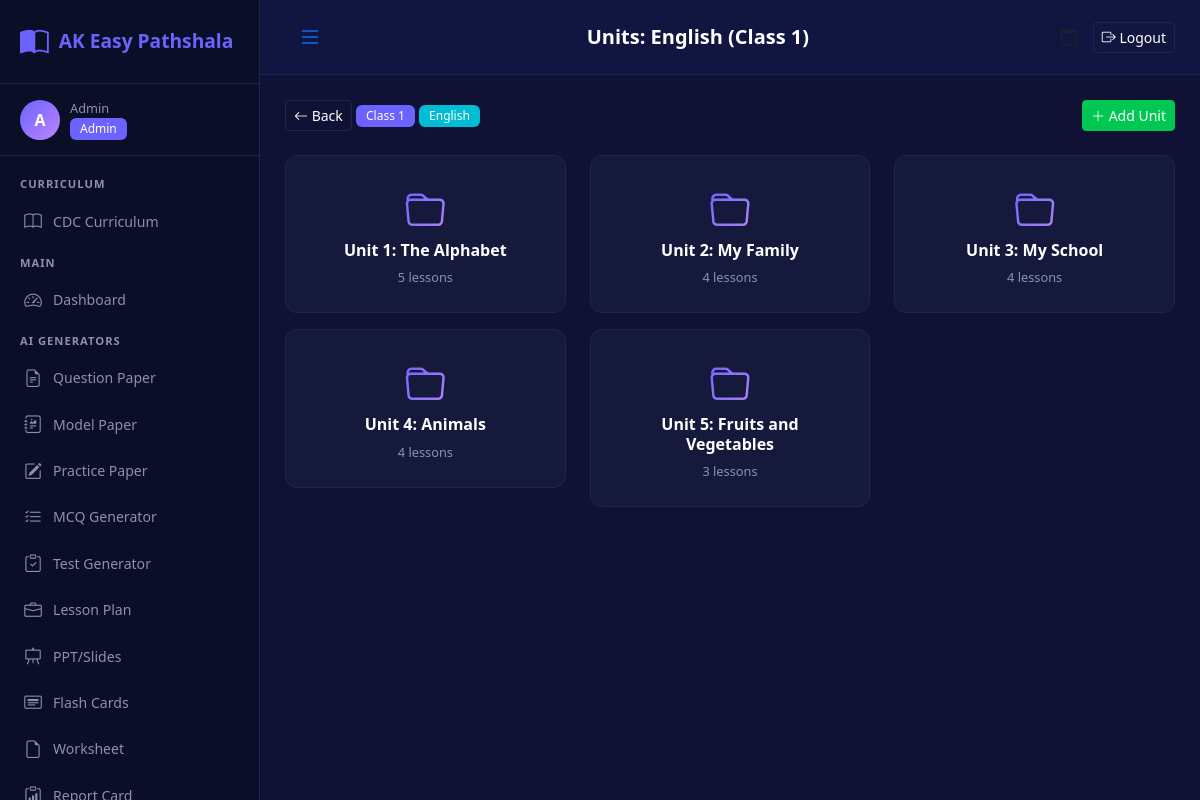
/curriculum/subjects/1/units (signed in), run on the app's committed database.
### models.py (models this page shows, shortened)
class User(UserMixin, db.Model):
    __tablename__ = 'users'
    id = db.Column(db.Integer, primary_key=True)
    name = db.Column(db.String(100), nullable=False)
    email = db.Column(db.String(100), unique=True, nullable=False)
    password_hash = db.Column(db.String(255), nullable=False)
    role = db.Column(db.Enum('admin', 'teacher', 'student'), default='teacher')
    phone = db.Column(db.String(20))
    created_at = db.Column(db.DateTime, default=datetime.utcnow)

class Subject(db.Model):
    __tablename__ = 'subjects'
    id = db.Column(db.Integer, primary_key=True)
    name = db.Column(db.String(100), nullable=False)
    code = db.Column(db.String(20), unique=True)
    class_name = db.Column(db.String(50), nullable=False)
    max_marks = db.Column(db.Integer, default=100)
    units = db.relationship('Unit', backref='subject', lazy=True)

class Unit(db.Model):
    __tablename__ = 'units'
    id = db.Column(db.Integer, primary_key=True)
    subject_id = db.Column(db.Integer, db.ForeignKey('subjects.id'), nullable=False)
    name = db.Column(db.String(200), nullable=False)
    description = db.Column(db.Text)
    order = db.Column(db.Integer, default=1)
    lessons = db.relationship('Lesson', backref='unit', lazy=True)

### app.py (the view)
@app.route('/curriculum/subjects/<int:sid>/units')
@login_required
def units_list(sid):
    subject = Subject.query.get_or_404(sid)
    units = Unit.query.filter_by(subject_id=sid).order_by(Unit.order).all()
    return render_template('curriculum/units.html', subject=subject, units=units)

### app.py (called while the page is built)
@login_manager.user_loader
def load_user(user_id):
    return User.query.get(int(user_id))

### templates/curriculum/units.html (shortened to what this page needs)
{% extends "base.html" %}
{% block page_title %}Units: {{ subject.name }} ({{ subject.class_name }}){% endblock %}
{% block content %}
<div class="d-flex justify-content-between mb-4">
    <div><a href="{{ url_for('curriculum_list') }}" class="btn btn-outline-light btn-sm"><i class="bi bi-arrow-left"></i> Back</a> <span class="badge bg-primary">{{ subject.class_name }}</span> <span class="badge bg-info">{{ subject.name }}</span></div>
    <a href="{{ url_for('add_unit', sid=subject.id) }}" class="btn btn-success btn-sm"><i class="bi bi-plus-lg"></i> Add Unit</a>
</div>
<div class="row">
    {% for u in units %}
    <div class="col-md-4 col-6 mb-3">
        <a href="{{ url_for('lessons_list', uid=u.id) }}" class="generator-card">
            <i class="bi bi-folder"></i>
            <h6>{{ u.name }}</h6>
            <p>{{ u.lessons|length }} lessons</p>
        </a>
    </div>
    {% endfor %}
</div>
{% endblock %}

### templates/base.html (shortened to what this page needs)
<!DOCTYPE html>
<html lang="en">
<head>
    <link href="https://cdn.jsdelivr.net/npm/bootstrap@5.3.2/dist/css/bootstrap.min.css" rel="stylesheet">
    <link href="https://cdn.jsdelivr.net/npm/bootstrap-icons@1.11.1/font/bootstrap-icons.css" rel="stylesheet">
    <link href="{{ url_for('static', filename='css/style.css') }}" rel="stylesheet">
</head>
<body>
    {% if current_user.is_authenticated %}
    <div class="d-flex">
        <nav class="sidebar" id="sidebar">
            <div class="sidebar-brand">
                <i class="bi bi-book-half"></i>
                <span>AK Easy Pathshala</span>
            </div>
            <div class="sidebar-user">
                <div class="user-avatar">{{ current_user.name[0] }}</div>
                <div class="user-info">
                    <small>{{ current_user.name }}</small>
                    <span class="badge bg-primary">{{ current_user.role|capitalize }}</span>
                </div>
            </div>
            <ul class="sidebar-nav">
                <li class="nav-section">CURRICULUM</li>
                <li><a href="{{ url_for('curriculum_list') }}" class="{% if request.endpoint == 'curriculum_list' %}active{% endif %}"><i class="bi bi-book"></i> CDC Curriculum</a></li>
                <li class="nav-section">MAIN</li>
                <li><a href="{{ url_for('dashboard') }}" class="{% if request.endpoint == 'dashboard' %}active{% endif %}"><i class="bi bi-speedometer2"></i> Dashboard</a></li>
                <li class="nav-section">AI GENERATORS</li>
                <li><a href="{{ url_for('question_paper_generator') }}" class="{% if request.endpoint == 'question_paper_generator' %}active{% endif %}"><i class="bi bi-file-earmark-text"></i> Question Paper</a></li>
                <li><a href="{{ url_for('model_paper_generator') }}" class="{% if request.endpoint == 'model_paper_generator' %}active{% endif %}"><i class="bi bi-journal-richtext"></i> Model Paper</a></li>
                <li><a href="{{ url_for('practice_paper_generator') }}" class="{% if request.endpoint == 'practice_paper_generator' %}active{% endif %}"><i class="bi bi-pencil-square"></i> Practice Paper</a></li>
                <li><a href="{{ url_for('mcq_generator') }}" class="{% if request.endpoint == 'mcq_generator' %}active{% endif %}"><i class="bi bi-list-check"></i> MCQ Generator</a></li>
                <li><a href="{{ url_for('test_generator') }}" class="{% if request.endpoint == 'test_generator' %}active{% endif %}"><i class="bi bi-clipboard-check"></i> Test Generator</a></li>
                <li><a href="{{ url_for('lesson_plan_generator') }}" class="{% if request.endpoint == 'lesson_plan_generator' %}active{% endif %}"><i class="bi bi-briefcase"></i> Lesson Plan</a></li>
                <li><a href="{{ url_for('slide_generator') }}" class="{% if request.endpoint == 'slide_generator' %}active{% endif %}"><i class="bi bi-easel"></i> PPT/Slides</a></li>
                <li><a href="{{ url_for('flashcard_generator') }}" class="{% if request.endpoint == 'flashcard_generator' %}active{% endif %}"><i class="bi bi-card-heading"></i> Flash Cards</a></li>
                <li><a href="{{ url_for('worksheet_generator') }}" class="{% if request.endpoint == 'worksheet_generator' %}active{% endif %}"><i class="bi bi-file-earmark"></i> Worksheet</a></li>
                <li><a href="{{ url_for('report_card_generator') }}" class="{% if request.endpoint == 'report_card_generator' %}active{% endif %}"><i class="bi bi-clipboard-data"></i> Report Card</a></li>
            </ul>
        </nav>
        <main class="main-content">
            <div class="topbar">
                <button class="btn btn-link" id="sidebarToggle"><i class="bi bi-list fs-4"></i></button>
                <h5 class="mb-0">{% block page_title %}Dashboard{% endblock %}</h5>
                <div class="d-flex align-items-center gap-3">
                    <span class="text-muted"><i class="bi bi-calendar"></i> {{ today if today else '' }}</span>
                    <a href="{{ url_for('logout') }}" class="btn btn-outline-light btn-sm"><i class="bi bi-box-arrow-right"></i> Logout</a>
                </div>
            </div>
            <div class="content-area">
                {% block content %}{% endblock %}
            </div>
        </main>
    </div>
    {% else %}
    {% block fullpage %}{% endblock %}
    {% endif %}
</body>
</html>

### static/css/style.css (style rules this page uses)
:root { --sidebar-bg: #0a0e27; --sidebar-width: 260px; --topbar-bg: #111640; --body-bg: #0f1235; --card-bg: #151a3d; --card-border: #1e2456; --text-primary: #ffffff; --text-secondary: #8892b0; --accent: #6c63ff; --accent-hover: #5a52d5; --success: #00c853; --danger: #ff5252; --warning: #ffc107; --info: #00bcd4; --purple: #bb86fc; --pink: #ff6b9d; }
* { box-sizing: border-box; margin: 0; padding: 0; }
body { background: var(--body-bg); color: var(--text-primary); font-family: 'Segoe UI', Tahoma, Geneva, Verdana, sans-serif; overflow-x: hidden; }
.sidebar { width: var(--sidebar-width); min-height: 100vh; background: var(--sidebar-bg); position: fixed; top: 0; left: 0; bottom: 0; overflow-y: auto; z-index: 1000; border-right: 1px solid var(--card-border); transition: transform 0.3s; }
.sidebar-brand { padding: 20px; display: flex; align-items: center; gap: 10px; font-size: 1.2rem; font-weight: 700; color: var(--accent); border-bottom: 1px solid var(--card-border); }
.sidebar-brand i { font-size: 1.8rem; }
.sidebar-user { padding: 15px 20px; display: flex; align-items: center; gap: 10px; border-bottom: 1px solid var(--card-border); }
.user-avatar { width: 40px; height: 40px; background: linear-gradient(135deg, var(--accent), var(--purple)); border-radius: 50%; display: flex; align-items: center; justify-content: center; font-weight: 700; font-size: 1rem; }
.user-info { display: flex; flex-direction: column; }
.user-info small { color: var(--text-secondary); font-size: 0.8rem; }
.sidebar-nav { list-style: none; padding: 10px 0; margin: 0; }
.sidebar-nav .nav-section { padding: 10px 20px 5px; font-size: 0.7rem; color: var(--text-secondary); letter-spacing: 1px; font-weight: 600; }
.sidebar-nav li a { display: flex; align-items: center; gap: 10px; padding: 10px 20px; color: var(--text-secondary); text-decoration: none; font-size: 0.88rem; transition: all 0.2s; border-left: 3px solid transparent; }
.sidebar-nav li a i { font-size: 1.1rem; width: 20px; text-align: center; }
.main-content { margin-left: var(--sidebar-width); min-height: 100vh; }
.topbar { background: var(--topbar-bg); padding: 12px 25px; display: flex; align-items: center; justify-content: space-between; border-bottom: 1px solid var(--card-border); position: sticky; top: 0; z-index: 100; }
.topbar h5 { color: var(--text-primary); font-weight: 600; }
.content-area { padding: 25px; }
.btn-success { background: var(--success); border-color: var(--success); }
.btn-outline-light { color: var(--text-primary); border-color: var(--card-border); }
.badge { font-weight: 500; padding: 5px 10px; }
.bg-primary { background: var(--accent) !important; }
.bg-info { background: var(--info) !important; }
.generator-card { background: var(--card-bg); border: 1px solid var(--card-border); border-radius: 12px; padding: 25px; text-align: center; transition: all 0.3s; cursor: pointer; text-decoration: none; color: var(--text-primary); display: block; }
.generator-card i { font-size: 2.5rem; margin-bottom: 15px; background: linear-gradient(135deg, var(--accent), var(--purple)); -webkit-background-clip: text; -webkit-text-fill-color: transparent; background-clip: text; }
.generator-card h6 { font-weight: 600; margin-bottom: 8px; }
.generator-card p { color: var(--text-secondary); font-size: 0.8rem; margin: 0; }

### data on the page
User: name "A", name "Admin", role "Admin"
Subject: name "English", class_name "Class 1"
Unit: name "Unit 1: The Alphabet", lessons|length "5"
Unit: name "Unit 2: My Family", lessons|length "4"
Unit: name "Unit 3: My School", lessons|length "4"
Unit: name "Unit 4: Animals", lessons|length "4"
Unit: name "Unit 5: Fruits and Vegetables", lessons|length "3"
